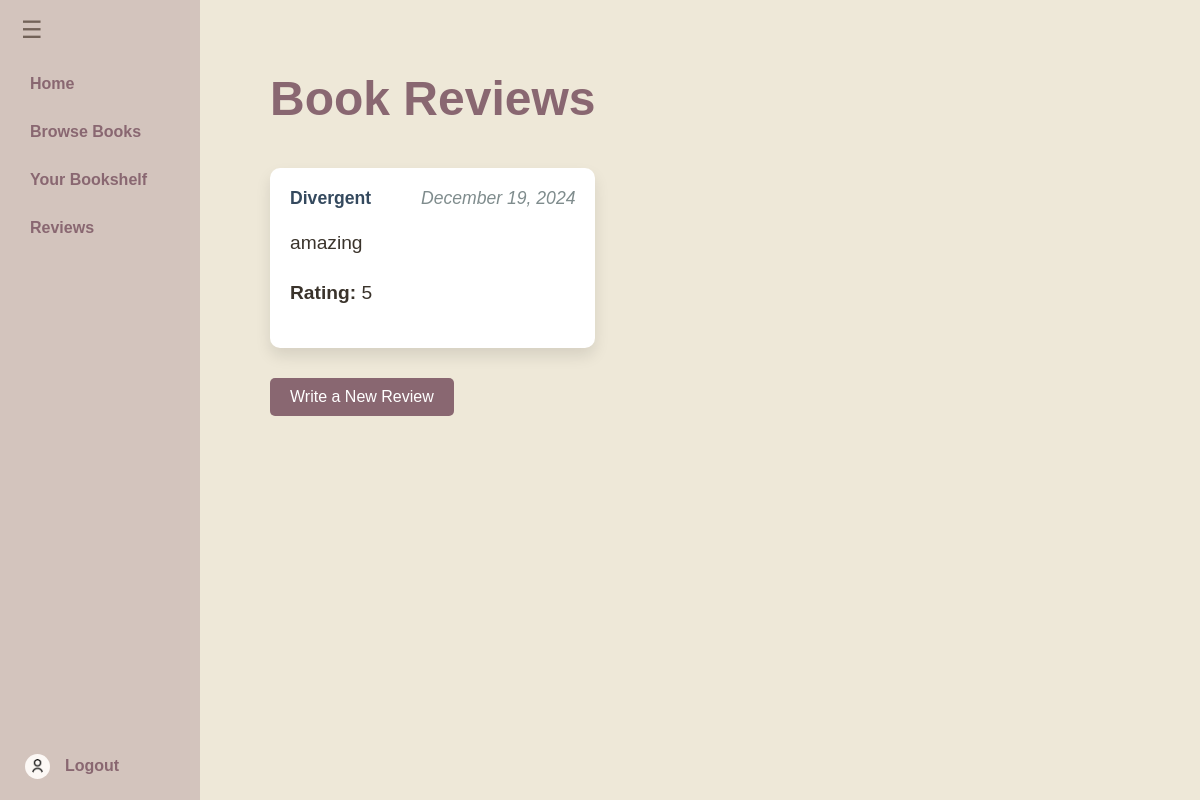
Page /reviews/ (signed in) on the committed database.
### book_review/models.py (models this page shows, shortened)
class Review(models.Model):
    user = models.ForeignKey(User, on_delete=models.CASCADE)
    book = models.ForeignKey(Book, on_delete=models.CASCADE)
    author = models.CharField(default='Unknown Author', max_length=255)
    rating = models.IntegerField()  # Rating out of 5
    comment = models.TextField()
    created_at = models.DateTimeField(auto_now_add=True)

class Book(models.Model):
    id = models.CharField(max_length=50, primary_key=True)  # or use IntegerField if it's an integer
    title = models.CharField(max_length=255)
    author = models.CharField(max_length=255)
    genre = models.CharField(max_length=100)
    description = models.TextField()
    cover_image = models.ImageField(upload_to='covers/', null=True, blank=True)

### book_review/views.py (the view)
# urls.py: path('reviews/', views.ReviewsView.as_view(), name='reviews'),
class ReviewsView(View):
    def get(self, request):
        reviews = Review.objects.filter(user=request.user)  # Fetch all reviews
        return render(request, 'reviews.html', {'reviews': reviews, 'message': 'No reviews yet.'})

### book_review/templates/reviews.html (shortened to what this page needs)
{% load static %}
<!DOCTYPE html>
<html lang="en">
<head>
    <link rel="stylesheet" href="{% static 'css/style.css' %}">
</head>
<body>
    <nav id="sidebar">
        <div class="nav-header">
            <button class="toggle-btn" onclick="toggleSidebar()">&#9776;</button>
        </div>
        <div class="nav-links">
            <a href="{% url 'home' %}">Home</a>
            <a href="{% url 'browse' %}">Browse Books</a>
            <a href="{% url 'bookshelf' %}">Your Bookshelf</a>
            <a href="{% url 'reviews' %}">Reviews</a>
        </div>
        <div class="profile-icon">
            <img src="{% static 'assets/user.png' %}" alt="Profile Icon" class="profile-img">
            <a href="{% url 'logout' %}">Logout</a>
        </div>
    </nav>
    <main>
        <h1>Book Reviews</h1>
        <div class="review-list">
            {% if reviews %}
                {% for review in reviews %}
                    <div class="review-card">
                        <div class="review-header">
                            <span class="review-title">{{ review.book.title }}</span>
                            <span class="review-date">{{ review.created_at|date:"F d, Y" }}</span>
                        </div>
                        <div class="review-body">
                            <p>{{ review.comment }}</p>
                            <p><strong>Rating:</strong> {{ review.rating }}</p>
                        </div>
                    </div>
                {% endfor %}
            {% else %}
                <p>{{ message }}</p>
            {% endif %}
        </div>
        <a href="{% url 'new_review' %}"  class="new-review-btn">Write a New Review</a>
    </main>
</body>
</html>

### book_review/static/css/style.css (style rules this page uses)
body { margin: 0; font-family: Arial, sans-serif; display: flex; background-color: #eee8d8; }
nav { background-color: #d3c4bd; position: fixed; height: 100%; width: 200px; transition: width 0.3s ease; overflow: hidden; display: flex; flex-direction: column; }
nav .nav-header { display: flex; align-items: center; justify-content: left; padding: 15px; }
nav .toggle-btn { background: none; border: none; color: #726258; font-size: 24px; cursor: pointer; }
nav .nav-links { flex-grow: 1; display: flex; flex-direction: column; align-items: flex-start; padding: 0 15px; width: fit-content; }
nav a { font-weight: bold; display: flex; align-items: center; color: #896771; text-decoration: none; padding: 15px; width: 100%; transition: background-color 0.3s ease; }
.profile-icon { margin-top: auto; padding: 10px; margin-left: 15px; display: flex; justify-content: center; align-items: center; }
.profile-icon img { width: 15px; height: 15px; border-radius: 50%; cursor: pointer; transition: background-color 0.3s ease; background-color: #fcf8f5; padding: 5px; }
main { margin-left: 250px; margin-right: 30px; padding: 20px; transition: margin-left 0.3s ease; }
h1 { color: #896771; padding: 20px 0; text-align: left; font-size: 3em; font-weight: bold; line-height: 1.2; border-radius: 10px; margin-top: 30px; margin-bottom: 20px; }
.review-list { display: flex; flex-direction: column; gap: 20px; max-width: 100%; box-sizing: border-box; }
.review-card { width: 100%; max-width: 900px; background-color: #ffffff; border-radius: 10px; box-shadow: 0px 8px 15px rgba(0, 0, 0, 0.1); padding: 20px; transition: box-shadow 0.3s ease; margin: 0 auto; box-sizing: border-box; }
.review-header { display: flex; justify-content: space-between; font-size: 1.1em; color: #34495e; }
.review-title { font-weight: bold; }
.review-date { color: #7f8c8d; font-style: italic; }
.review-body { margin-top: 15px; font-size: 1.2em; color: #3a332b; line-height: 1.6; }
.new-review-btn { display: inline-block; margin-top: 30px; padding: 10px 20px; background-color: #896771; color: #fff; text-decoration: none; font-size: 1rem; border-radius: 5px; transition: background-color 0.3s; }

### rows in the picture
Review: book "Divergent", created_at "December 19, 2024", comment "amazing", rating "5"
